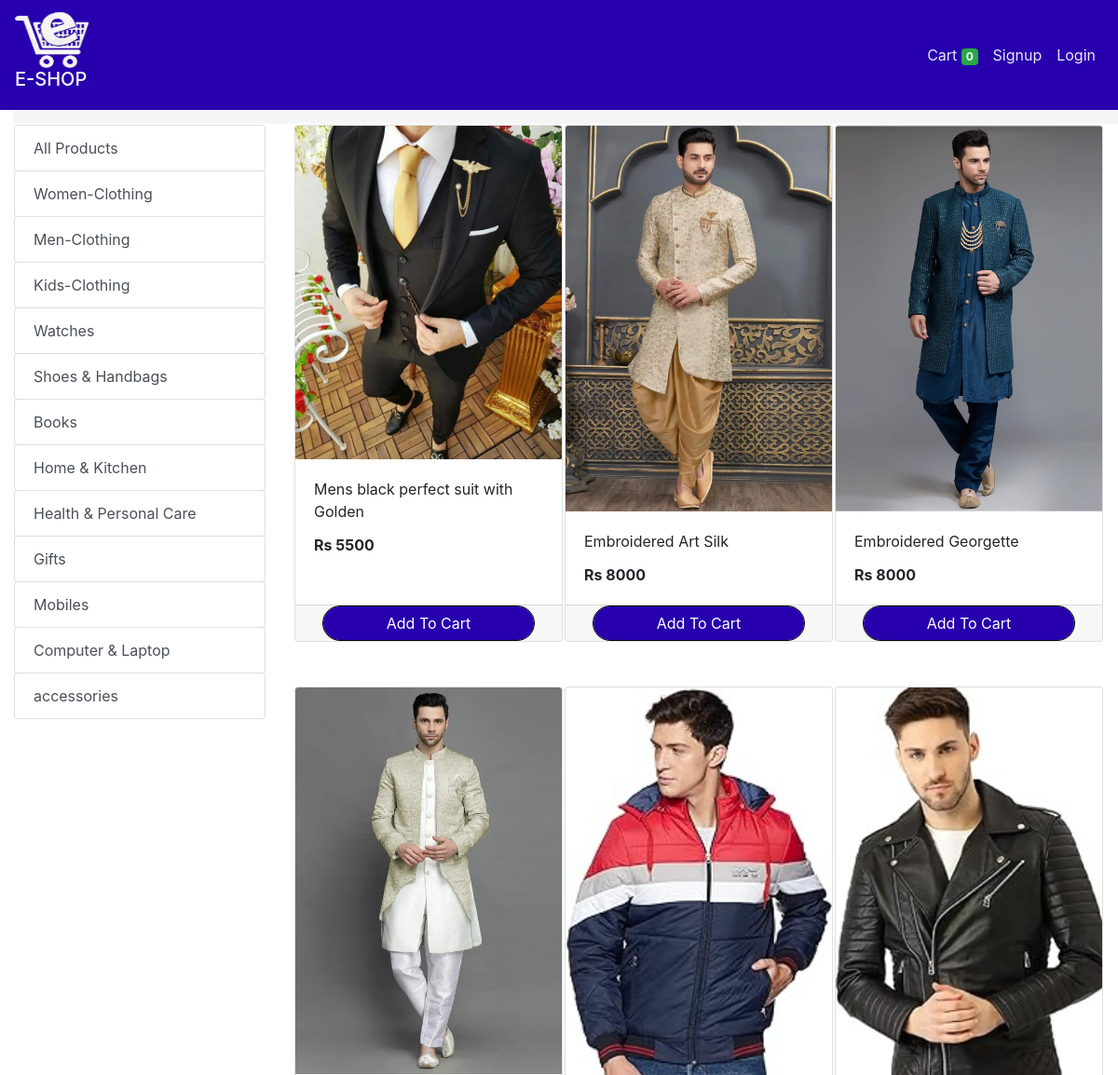
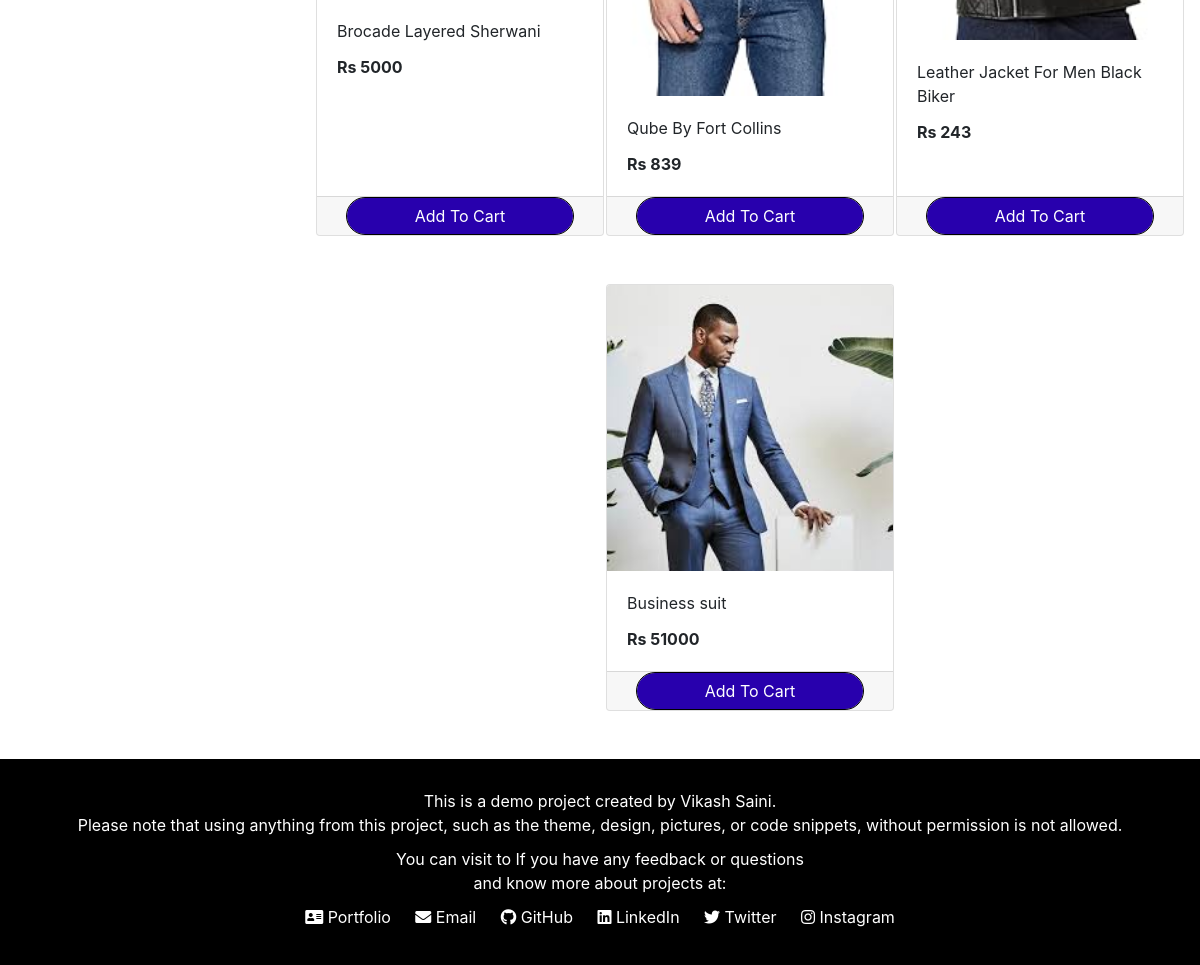
Screenshot of /store?category=23 with the database file from the repository (2 pictures, top to bottom).
### store/models/category.py (models this page shows, shortened)
class Category(models.Model):
    name= models.CharField(max_length=50)
    @staticmethod
    def get_all_categories():
        return Category.objects.all()

### store/models/product.py (models this page shows, shortened)
class Products(models.Model):
    name = models.CharField(max_length=60)
    price= models.IntegerField(default=0)
    category= models.ForeignKey(Category,on_delete=models.CASCADE,default=1 )
    description= models.CharField(max_length=250, default='', blank=True, null= True)
    image= models.ImageField(upload_to='uploads/products/')
    @staticmethod
    def get_all_products_by_categoryid(category_id):
        if category_id:
            return Products.objects.filter (category=category_id)
        else:
            return Products.get_all_products();

### store/views/home.py (the view)
# urls.py: path('' , include('store.urls'))
def store(request):
    cart = request.session.get('cart')
    if not cart:
        request.session['cart'] = {}
    products = None
    categories = Category.get_all_categories()
    categoryID = request.GET.get('category')
    if categoryID:
        products = Products.get_all_products_by_categoryid(categoryID)
    else:
        products = Products.get_all_products();
    data = {}
    data['products'] = products
    data['categories'] = categories
    print('you are : ', request.session.get('email'))
    return render(request, 'index.html', data)

### store/templatetags/cart.py (called while the page is built)
@register.filter (name='is_in_cart')
def is_in_cart(product, cart):
    keys = cart.keys ()
    for id in keys:
        if int (id) == product.id:
            return True
    return False;

### store/templatetags/custom_filter.py (called while the page is built)
@register.filter(name='currency')
def currency(number):
    return "Rs "+str(number)

### store/templates/index.html (shortened to what this page needs)
{% extends 'base.html' %}
{% block content %}
{% load cart %}
{% load custom_filter %}
<div class="container-fluid mt-3">
	<div class="row">
		<div class="col-lg-3 mx-auto">
			<div class="list-group">
				<a href="/" class="list-group-item list-group-item-action btn btn-outline-success">All Products</a>
				{% for category in categories %}
				<a href="/?category={{category.id}}"
					class="list-group-item list-group-item-action btn btn-outline-success ">{{category.name}}</a>
				{% endfor %}
			</div>
		</div>
		<div id='products' class="col-lg-9 mx-auto">
			<div class="row mx-auto">
				{% for product in products %}
				<div class="card mx-auto mb-3" id={{product.id}} style="width: 18rem;">
					<img class="card-img-top" src="{{product.image.url}}" alt="Card image cap">
					<div class="card-body">
						<p class="card-title">{{product.name}}</p>
						<p class="card-text"><b>{{product.price|currency}}</b></p>
					</div>
					<div class="card-footer p-0 no-gutters">
						{% if product|is_in_cart:request.session.cart %}
						<div class="row no-gutters">
							<form action="/#{{product.id}}" class="col-2 " method="post">
								{% csrf_token %}
								<input hidden type="text" name='product' value='{{product.id}}'>
								<input hidden type="text" name='remove' value='True'>
								<input type="submit" value=" - " class="btn btn-block btn-success border-right">
							</form>
							<div class="text-center col btn btn-success">{{product|cart_quantity:request.session.cart}} in Cart</div>
							<form action="/#{{product.id}}" class="col-2 " method="post">
								{% csrf_token %}
								<input hidden type="text" name='product' value='{{product.id}}'>
								<input type="submit" value=" + " class="btn btn-block btn-success border-left">
							</form>
						</div>
						{% else %}
						<form action="/#{{product.id}}" method="POST" class="btn-block">
							<input type="submit" class="float-right btn btn-success form-control"
								value="Add To Cart">
						</form>
						{% endif %}
					</div>
				</div>
				{% endfor %}
			</div>
		</div>
	</div>
</div>
{% endblock %}

### store/templates/base.html (style rules this page uses)
.btn-success { color: #fff; background-color: #2800ad; border-color: #000000; border-radius: 109px; width: 80%; margin-right: 10%; }
.mb-3, .my-3 { margin-bottom: 3rem!important; }

### rows the page displays
Category: name "Women-Clothing"
Category: name "Men-Clothing"
Category: name "Kids-Clothing"
Category: name "Watches"
Category: name "Shoes & Handbags"
Category: name "Books"
Category: name "Home & Kitchen"
Category: name "Health & Personal Care"
Category: name "Gifts"
Category: name "Mobiles"
Category: name "Computer & Laptop"
Category: name "accessories"
Products: image (picture), name "Mens black perfect suit with Golden", price "Rs 5500"
Products: image (picture), name "Embroidered Art Silk", price "Rs 8000"
Products: image (picture), name "Embroidered Georgette", price "Rs 8000"
Products: image (picture), name "Brocade Layered Sherwani", price "Rs 5000"
Products: image (picture), name "Qube By Fort Collins", price "Rs 839"
Products: image (picture), name "Leather Jacket For Men Black Biker", price "Rs 243"
Products: image (picture), name "Business suit", price "Rs 51000"

### other values shown
{{ request.session.cart.keys|length }} "0"
